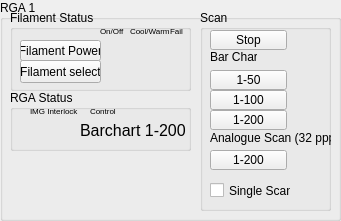
   <widget class="QGroupBox" name="groupBox_5">
    <property name="geometry">
     <rect>
      <x>10</x>
      <y>80</y>
      <width>341</width>
      <height>221</height>
     </rect>
    </property>
    <property name="title">
     <string>RGA 1</string>
    </property>
    <widget class="QGroupBox" name="groupBox">
     <property name="geometry">
      <rect>
       <x>10</x>
       <y>10</y>
       <width>181</width>
       <height>81</height>
      </rect>
     </property>
     <property name="title">
      <string>Filament Status</string>
     </property>
     <widget class="QEBitStatus" name="qebitstatus_4">
      <property name="geometry">
       <rect>
        <x>150</x>
        <y>30</y>
        <width>31</width>
        <height>21</height>
       </rect>
      </property>
      <property name="numberOfBits">
       <number>1</number>
      </property>
      <property name="shift">
       <number>3</number>
      </property>
      <property name="shape">
       <enum>QBitStatus::Circle</enum>
      </property>
      <property name="invalidColour">
       <color>
        <red>255</red>
        <green>0</green>
        <blue>0</blue>
       </color>
      </property>
      <property name="onColour">
       <color>
        <red>255</red>
        <green>0</green>
        <blue>4</blue>
       </color>
      </property>
      <property name="offColour">
       <color>
        <red>255</red>
        <green>255</green>
        <blue>255</blue>
       </color>
      </property>
      <property name="variable" stdset="0">
       <string>chas:FILSTA</string>
      </property>
     </widget>
     <widget class="QLabel" name="label_4">
      <property name="geometry">
       <rect>
        <x>160</x>
        <y>10</y>
        <width>16</width>
        <height>21</height>
       </rect>
      </property>
      <property name="font">
       <font>
        <pointsize>6</pointsize>
       </font>
      </property>
      <property name="text">
       <string>Fail</string>
      </property>
     </widget>
     <widget class="QLabel" name="label">
      <property name="geometry">
       <rect>
        <x>90</x>
        <y>10</y>
        <width>31</width>
        <height>21</height>
       </rect>
      </property>
      <property name="font">
       <font>
        <pointsize>6</pointsize>
       </font>
      </property>
      <property name="text">
       <string>On/Off</string>
      </property>
     </widget>
     <widget class="QEBitStatus" name="qebitstatus">
      <property name="geometry">
       <rect>
        <x>90</x>
        <y>30</y>
        <width>31</width>
        <height>21</height>
       </rect>
      </property>
      <property name="numberOfBits">
       <number>1</number>
      </property>
      <property name="shape">
       <enum>QBitStatus::Circle</enum>
      </property>
      <property name="invalidColour">
       <color>
        <red>255</red>
        <green>0</green>
        <blue>0</blue>
       </color>
      </property>
      <property name="offColour">
       <color>
        <red>255</red>
        <green>255</green>
        <blue>255</blue>
       </color>
      </property>
      <property name="variable" stdset="0">
       <string>chas:FILSTA</string>
      </property>
     </widget>
     <widget class="QLabel" name="label_2">
      <property name="geometry">
       <rect>
        <x>120</x>
        <y>10</y>
        <width>41</width>
        <height>21</height>
       </rect>
      </property>
      <property name="font">
       <font>
        <pointsize>6</pointsize>
       </font>
      </property>
      <property name="text">
       <string>Cool/Warm</string>
      </property>
     </widget>
     <widget class="QEBitStatus" name="qebitstatus_2">
      <property name="geometry">
       <rect>
        <x>120</x>
        <y>30</y>
        <width>31</width>
        <height>21</height>
       </rect>
      </property>
      <property name="numberOfBits">
       <number>1</number>
      </property>
      <property name="shift">
       <number>1</number>
      </property>
      <property name="shape">
       <enum>QBitStatus::Circle</enum>
      </property>
      <property name="invalidColour">
       <color>
        <red>255</red>
        <green>0</green>
        <blue>0</blue>
       </color>
      </property>
      <property name="onColour">
       <color>
        <red>255</red>
        <green>255</green>
        <blue>0</blue>
       </color>
      </property>
      <property name="offColour">
       <color>
        <red>255</red>
        <green>255</green>
        <blue>255</blue>
       </color>
      </property>
      <property name="variable" stdset="0">
       <string>chas:FILSTA</string>
      </property>
     </widget>
     <widget class="QELabel" name="qelabel">
      <property name="geometry">
       <rect>
        <x>100</x>
        <y>60</y>
        <width>61</width>
        <height>16</height>
       </rect>
      </property>
      <property name="font">
       <font>
        <weight>50</weight>
        <bold>false</bold>
       </font>
      </property>
      <property name="variable" stdset="0">
       <string>chas:FIL</string>
      </property>
     </widget>
     <widget class="QEPushButton" name="qepushbutton_2">
      <property name="geometry">
       <rect>
        <x>10</x>
        <y>50</y>
        <width>81</width>
        <height>23</height>
       </rect>
      </property>
      <property name="text">
       <string>Filament select</string>
      </property>
      <property name="checkable">
       <bool>true</bool>
      </property>
      <property name="variable" stdset="0">
       <string>chas:SETFIL</string>
      </property>
      <property name="altReadbackVariable" stdset="0">
       <string>chas:FIL</string>
      </property>
      <property name="pressText">
       <string>1</string>
      </property>
     </widget>
     <widget class="QEPushButton" name="qepushbutton">
      <property name="geometry">
       <rect>
        <x>10</x>
        <y>30</y>
        <width>81</width>
        <height>21</height>
       </rect>
      </property>
      <property name="text">
       <string>Filament Power</string>
      </property>
      <property name="checkable">
       <bool>true</bool>
      </property>
      <property name="variable" stdset="0">
       <string>chas:FILCON</string>
      </property>
      <property name="altReadbackVariable" stdset="0">
       <string>chas:FILSTA</string>
      </property>
      <property name="pressText">
       <string>1</string>
      </property>
     </widget>
    </widget>
    <widget class="QGroupBox" name="groupBox_6">
     <property name="geometry">
      <rect>
       <x>10</x>
       <y>90</y>
       <width>181</width>
       <height>61</height>
      </rect>
     </property>
     <property name="title">
      <string>RGA Status</string>
     </property>
     <widget class="QEBitStatus" name="qebitstatus_19">
      <property name="geometry">
       <rect>
        <x>20</x>
        <y>30</y>
        <width>31</width>
        <height>21</height>
       </rect>
      </property>
      <property name="numberOfBits">
       <number>1</number>
      </property>
      <property name="shape">
       <enum>QBitStatus::Circle</enum>
      </property>
      <property name="invalidColour">
       <color>
        <red>255</red>
        <green>0</green>
        <blue>0</blue>
       </color>
      </property>
      <property name="onColour">
       <color>
        <red>255</red>
        <green>0</green>
        <blue>0</blue>
       </color>
      </property>
      <property name="offColour">
       <color>
        <red>0</red>
        <green>255</green>
        <blue>0</blue>
       </color>
      </property>
      <property name="variable" stdset="0">
       <string>chas:ILK</string>
      </property>
     </widget>
     <widget class="QLabel" name="label_5">
      <property name="geometry">
       <rect>
        <x>20</x>
        <y>10</y>
        <width>51</width>
        <height>21</height>
       </rect>
      </property>
      <property name="font">
       <font>
        <pointsize>6</pointsize>
       </font>
      </property>
      <property name="text">
       <string>IMG Interlock</string>
      </property>
     </widget>
     <widget class="QLabel" name="label_25">
      <property name="geometry">
       <rect>
        <x>80</x>
        <y>10</y>
        <width>31</width>
        <height>21</height>
       </rect>
      </property>
      <property name="font">
       <font>
        <pointsize>6</pointsize>
       </font>
      </property>
      <property name="text">
       <string>Control</string>
      </property>
     </widget>
     <widget class="QELabel" name="qelabel_51">
      <property name="geometry">
       <rect>
        <x>70</x>
        <y>30</y>
        <width>111</width>
        <height>21</height>
       </rect>
      </property>
      <property name="font">
       <font>
        <pointsize>12</pointsize>
        <weight>50</weight>
        <bold>false</bold>
       </font>
      </property>
      <property name="variable" stdset="0">
       <string>chas:HEADSTA</string>
      </property>
      <property name="notation" stdset="0">
       <enum>QELabel::Scientific</enum>
      </property>
      <property name="text">
       <string>Barchart 1-200</string>
      </property>
     </widget>
    </widget>
    <widget class="QGroupBox" name="groupBox_7">
     <property name="geometry">
      <rect>
       <x>-10</x>
       <y>410</y>
       <width>211</width>
       <height>191</height>
      </rect>
     </property>
     <property name="title">
      <string>RGA 1</string>
     </property>
     <widget class="QGroupBox" name="groupBox_4">
      <property name="geometry">
       <rect>
        <x>10</x>
        <y>20</y>
        <width>181</width>
        <height>101</height>
       </rect>
      </property>
      <property name="title">
       <string>Filament Status</string>
      </property>
      <widget class="QEBitStatus" name="qebitstatus_10">
       <property name="geometry">
        <rect>
         <x>150</x>
         <y>40</y>
         <width>31</width>
         <height>21</height>
        </rect>
       </property>
       <property name="numberOfBits">
        <number>1</number>
       </property>
       <property name="shift">
        <number>3</number>
       </property>
       <property name="shape">
        <enum>QBitStatus::Circle</enum>
       </property>
       <property name="invalidColour">
        <color>
         <red>255</red>
         <green>0</green>
         <blue>0</blue>
        </color>
       </property>
       <property name="onColour">
        <color>
         <red>255</red>
         <green>0</green>
         <blue>4</blue>
        </color>
       </property>
       <property name="offColour">
        <color>
         <red>255</red>
         <green>255</green>
         <blue>255</blue>
        </color>
       </property>
       <property name="variable" stdset="0">
        <string>chas:FILSTA</string>
       </property>
      </widget>
      <widget class="QLabel" name="label_9">
       <property name="geometry">
        <rect>
         <x>160</x>
         <y>20</y>
         <width>16</width>
         <height>21</height>
        </rect>
       </property>
       <property name="font">
        <font>
         <pointsize>6</pointsize>
        </font>
       </property>
       <property name="text">
        <string>Fail</string>
       </property>
      </widget>
      <widget class="QLabel" name="label_10">
       <property name="geometry">
        <rect>
         <x>90</x>
         <y>20</y>
         <width>31</width>
         <height>21</height>
        </rect>
       </property>
       <property name="font">
        <font>
         <pointsize>6</pointsize>
        </font>
       </property>
       <property name="text">
        <string>On/Off</string>
       </property>
      </widget>
      <widget class="QEBitStatus" name="qebitstatus_11">
       <property name="geometry">
        <rect>
         <x>90</x>
         <y>40</y>
         <width>31</width>
         <height>21</height>
        </rect>
       </property>
       <property name="numberOfBits">
        <number>1</number>
       </property>
       <property name="shape">
        <enum>QBitStatus::Circle</enum>
       </property>
       <property name="invalidColour">
        <color>
         <red>255</red>
         <green>0</green>
         <blue>0</blue>
        </color>
       </property>
       <property name="offColour">
        <color>
         <red>255</red>
         <green>255</green>
         <blue>255</blue>
        </color>
       </property>
       <property name="variable" stdset="0">
        <string>chas:FILSTA</string>
       </property>
      </widget>
      <widget class="QLabel" name="label_11">
       <property name="geometry">
        <rect>
         <x>120</x>
         <y>20</y>
         <width>41</width>
         <height>21</height>
        </rect>
       </property>
       <property name="font">
        <font>
         <pointsize>6</pointsize>
        </font>
       </property>
       <property name="text">
        <string>Cool/Warm</string>
       </property>
      </widget>
      <widget class="QEBitStatus" name="qebitstatus_12">
       <property name="geometry">
        <rect>
         <x>120</x>
         <y>40</y>
         <width>31</width>
         <height>21</height>
        </rect>
       </property>
       <property name="numberOfBits">
        <number>1</number>
       </property>
       <property name="shift">
        <number>1</number>
       </property>
       <property name="shape">
        <enum>QBitStatus::Circle</enum>
       </property>
       <property name="invalidColour">
        <color>
         <red>255</red>
         <green>0</green>
         <blue>0</blue>
        </color>
       </property>
       <property name="onColour">
        <color>
         <red>255</red>
         <green>255</green>
         <blue>0</blue>
        </color>
       </property>
       <property name="offColour">
        <color>
         <red>255</red>
         <green>255</green>
         <blue>255</blue>
        </color>
       </property>
       <property name="variable" stdset="0">
        <string>chas:FILSTA</string>
       </property>
      </widget>
      <widget class="QELabel" name="qelabel_3">
       <property name="geometry">
        <rect>
         <x>100</x>
         <y>70</y>
         <width>61</width>
         <height>16</height>
        </rect>
       </property>
       <property name="font">
        <font>
         <weight>50</weight>
         <bold>false</bold>
        </font>
       </property>
       <property name="variable" stdset="0">
        <string>chas:SETFIL</string>
       </property>
      </widget>
      <widget class="QEPushButton" name="qepushbutton_8">
       <property name="geometry">
        <rect>
         <x>10</x>
         <y>70</y>
         <width>81</width>
         <height>23</height>
        </rect>
       </property>
       <property name="text">
        <string>Filament select</string>
       </property>
       <property name="checkable">
        <bool>true</bool>
       </property>
       <property name="variable" stdset="0">
        <string>chas:SETFIL</string>
       </property>
       <property name="altReadbackVariable" stdset="0">
        <string>chas:FIL</string>
       </property>
       <property name="pressText">
        <string>1</string>
       </property>
      </widget>
      <widget class="QEPushButton" name="qepushbutton_9">
       <property name="geometry">
        <rect>
         <x>10</x>
         <y>40</y>
         <width>81</width>
         <height>21</height>
        </rect>
       </property>
       <property name="text">
        <string>Filament Power</string>
       </property>
       <property name="checkable">
        <bool>true</bool>
       </property>
       <property name="variable" stdset="0">
        <string>chas:FILCON</string>
       </property>
       <property name="altReadbackVariable" stdset="0">
        <string>chas:FILSTA</string>
       </property>
       <property name="pressText">
        <string>1</string>
       </property>
      </widget>
     </widget>
     <widget class="QGroupBox" name="groupBox_9">
      <property name="geometry">
       <rect>
        <x>10</x>
        <y>120</y>
        <width>151</width>
        <height>71</height>
       </rect>
      </property>
      <property name="title">
       <string>RGA Status</string>
      </property>
      <widget class="QEBitStatus" name="qebitstatus_21">
       <property name="geometry">
        <rect>
         <x>20</x>
         <y>40</y>
         <width>31</width>
         <height>21</height>
        </rect>
       </property>
       <property name="numberOfBits">
        <number>1</number>
       </property>
       <property name="shape">
        <enum>QBitStatus::Circle</enum>
       </property>
       <property name="invalidColour">
        <color>
         <red>255</red>
         <green>0</green>
         <blue>0</blue>
        </color>
       </property>
       <property name="onColour">
        <color>
         <red>255</red>
         <green>0</green>
         <blue>0</blue>
        </color>
       </property>
       <property name="offColour">
        <color>
         <red>0</red>
         <green>255</green>
         <blue>0</blue>
        </color>
       </property>
       <property name="variable" stdset="0">
        <string>chas:ILK</string>
       </property>
      </widget>
      <widget class="QLabel" name="label_12">
       <property name="geometry">
        <rect>
         <x>20</x>
         <y>20</y>
         <width>51</width>
         <height>21</height>
        </rect>
       </property>
       <property name="font">
        <font>
         <pointsize>6</pointsize>
        </font>
       </property>
       <property name="text">
        <string>IMG Interlock</string>
       </property>
      </widget>
      <widget class="QLabel" name="label_27">
       <property name="geometry">
        <rect>
         <x>80</x>
         <y>20</y>
         <width>31</width>
         <height>21</height>
        </rect>
       </property>
       <property name="font">
        <font>
         <pointsize>6</pointsize>
        </font>
       </property>
       <property name="text">
        <string>Control</string>
       </property>
      </widget>
      <widget class="QELabel" name="qelabel_53">
       <property name="geometry">
        <rect>
         <x>70</x>
         <y>40</y>
         <width>71</width>
         <height>21</height>
        </rect>
       </property>
       <property name="font">
        <font>
         <pointsize>12</pointsize>
         <weight>50</weight>
         <bold>false</bold>
        </font>
       </property>
       <property name="variable" stdset="0">
        <string>chas:MODE</string>
       </property>
       <property name="notation" stdset="0">
        <enum>QELabel::Scientific</enum>
       </property>
       <property name="text">
        <string>Remote</string>
       </property>
      </widget>
     </widget>
    </widget>
    <widget class="QGroupBox" name="groupBox_29">
     <property name="geometry">
      <rect>
       <x>200</x>
       <y>10</y>
       <width>131</width>
       <height>201</height>
      </rect>
     </property>
     <property name="title">
      <string>Scan</string>
     </property>
     <widget class="QECheckBox" name="qecheckbox_3">
      <property name="geometry">
       <rect>
        <x>10</x>
        <y>170</y>
        <width>81</width>
        <height>21</height>
       </rect>
      </property>
      <property name="text">
       <string>Single Scan</string>
      </property>
      <property name="checked">
       <bool>false</bool>
      </property>
      <property name="variable" stdset="0">
       <string>chas:SETSCAN</string>
      </property>
      <property name="writeOnPress">
       <bool>false</bool>
      </property>
      <property name="writeOnClick">
       <bool>true</bool>
      </property>
      <property name="pressText">
       <string>0</string>
      </property>
      <property name="releaseText">
       <string>1</string>
      </property>
      <property name="clickText">
       <string>1</string>
      </property>
      <property name="clickCheckedText">
       <string>0</string>
      </property>
     </widget>
     <widget class="QEPushButton" name="qepushbutton_30">
      <property name="geometry">
       <rect>
        <x>10</x>
        <y>20</y>
        <width>77</width>
        <height>20</height>
       </rect>
      </property>
      <property name="text">
       <string>Stop</string>
      </property>
      <property name="variable" stdset="0">
       <string>chas:CON</string>
      </property>
      <property name="altReadbackVariable" stdset="0">
       <string>chas:HEADSTA</string>
      </property>
      <property name="variableSubstitutions" stdset="0">
       <string>display=$(chas:CON)</string>
      </property>
      <property name="clickText">
       <string>Stop</string>
      </property>
      <property name="clickCheckedText">
       <string/>
      </property>
     </widget>
     <widget class="QEPushButton" name="qepushbutton_31">
      <property name="geometry">
       <rect>
        <x>10</x>
        <y>60</y>
        <width>77</width>
        <height>20</height>
       </rect>
      </property>
      <property name="text">
       <string>1-50</string>
      </property>
      <property name="variable" stdset="0">
       <string>chas:CON</string>
      </property>
      <property name="altReadbackVariable" stdset="0">
       <string>chas:HEADSTA</string>
      </property>
      <property name="variableSubstitutions" stdset="0">
       <string>display=$(chas:CON)</string>
      </property>
      <property name="clickText">
       <string>5</string>
      </property>
      <property name="clickCheckedText">
       <string/>
      </property>
     </widget>
     <widget class="QEPushButton" name="qepushbutton_32">
      <property name="geometry">
       <rect>
        <x>10</x>
        <y>80</y>
        <width>77</width>
        <height>20</height>
       </rect>
      </property>
      <property name="text">
       <string>1-100</string>
      </property>
      <property name="variable" stdset="0">
       <string>chas:CON</string>
      </property>
      <property name="altReadbackVariable" stdset="0">
       <string>chas:HEADSTA</string>
      </property>
      <property name="variableSubstitutions" stdset="0">
       <string>display=$(chas:CON)</string>
      </property>
      <property name="clickText">
       <string>6</string>
      </property>
      <property name="clickCheckedText">
       <string/>
      </property>
     </widget>
     <widget class="QEPushButton" name="qepushbutton_33">
      <property name="geometry">
       <rect>
        <x>10</x>
        <y>100</y>
        <width>77</width>
        <height>20</height>
       </rect>
      </property>
      <property name="text">
       <string>1-200</string>
      </property>
      <property name="variable" stdset="0">
       <string>chas:CON</string>
      </property>
      <property name="altReadbackVariable" stdset="0">
       <string>chas:HEADSTA</string>
      </property>
      <property name="variableSubstitutions" stdset="0">
       <string>display=$(chas:CON)</string>
      </property>
      <property name="clickText">
       <string>7</string>
      </property>
      <property name="clickCheckedText">
       <string/>
      </property>
     </widget>
     <widget class="QESimpleShape" name="qesimpleshape">
      <property name="geometry">
       <rect>
        <x>90</x>
        <y>20</y>
        <width>16</width>
        <height>16</height>
       </rect>
      </property>
      <property name="focusPolicy">
       <enum>Qt::NoFocus</enum>
      </property>
      <property name="contextMenuPolicy">
       <enum>Qt::CustomContextMenu</enum>
      </property>
      <property name="shape">
       <enum>QSimpleShape::circle</enum>
      </property>
      <property name="format" stdset="0">
       <enum>QSimpleShape::FixedText</enum>
      </property>
      <property name="colour0" stdset="0">
       <color>
        <red>255</red>
        <green>255</green>
        <blue>0</blue>
       </color>
      </property>
      <property name="colour1" stdset="0">
       <color>
        <red>255</red>
        <green>0</green>
        <blue>0</blue>
       </color>
      </property>
      <property name="variable" stdset="0">
       <string>chas:HEADSTA</string>
      </property>
      <property name="variableSubstitutions" stdset="0">
       <string/>
      </property>
      <property name="displayAlarmStateOption" stdset="0">
       <enum>QESimpleShape::Never</enum>
      </property>
     </widget>
     <widget class="QESimpleShape" name="qesimpleshape_4">
      <property name="geometry">
       <rect>
        <x>90</x>
        <y>60</y>
        <width>16</width>
        <height>16</height>
       </rect>
      </property>
      <property name="shape">
       <enum>QSimpleShape::circle</enum>
      </property>
      <property name="colour3" stdset="0">
       <color>
        <red>200</red>
        <green>200</green>
        <blue>200</blue>
       </color>
      </property>
      <property name="colour4" stdset="0">
       <color>
        <red>200</red>
        <green>200</green>
        <blue>200</blue>
       </color>
      </property>
      <property name="colour5" stdset="0">
       <color>
        <red>0</red>
        <green>200</green>
        <blue>0</blue>
       </color>
      </property>
      <property name="flash0" stdset="0">
       <bool>false</bool>
      </property>
      <property name="flash1" stdset="0">
       <bool>false</bool>
      </property>
      <property name="variable" stdset="0">
       <string>chas:HEADSTA</string>
      </property>
      <property name="displayAlarmStateOption" stdset="0">
       <enum>QESimpleShape::Never</enum>
      </property>
     </widget>
     <widget class="QESimpleShape" name="qesimpleshape_3">
      <property name="geometry">
       <rect>
        <x>90</x>
        <y>80</y>
        <width>16</width>
        <height>16</height>
       </rect>
      </property>
      <property name="shape">
       <enum>QSimpleShape::circle</enum>
      </property>
      <property name="colour6" stdset="0">
       <color>
        <red>0</red>
        <green>200</green>
        <blue>0</blue>
       </color>
      </property>
      <property name="variable" stdset="0">
       <string>chas:HEADSTA</string>
      </property>
      <property name="displayAlarmStateOption" stdset="0">
       <enum>QESimpleShape::Never</enum>
      </property>
     </widget>
     <widget class="QESimpleShape" name="qesimpleshape_2">
      <property name="geometry">
       <rect>
        <x>90</x>
        <y>100</y>
        <width>16</width>
        <height>16</height>
       </rect>
      </property>
      <property name="shape">
       <enum>QSimpleShape::circle</enum>
      </property>
      <property name="colour7" stdset="0">
       <color>
        <red>0</red>
        <green>200</green>
        <blue>0</blue>
       </color>
      </property>
      <property name="variable" stdset="0">
       <string>chas:HEADSTA</string>
      </property>
      <property name="displayAlarmStateOption" stdset="0">
       <enum>QESimpleShape::Never</enum>
      </property>
     </widget>
     <widget class="QESimpleShape" name="qesimpleshape_5">
      <property name="geometry">
       <rect>
        <x>90</x>
        <y>170</y>
        <width>16</width>
        <height>16</height>
       </rect>
      </property>
      <property name="shape">
       <enum>QSimpleShape::circle</enum>
      </property>
      <property name="colour0" stdset="0">
       <color>
        <red>0</red>
        <green>255</green>
        <blue>0</blue>
       </color>
      </property>
      <property name="colour1" stdset="0">
       <color>
        <red>200</red>
        <green>200</green>
        <blue>200</blue>
       </color>
      </property>
      <property name="flash0" stdset="0">
       <bool>false</bool>
      </property>
      <property name="variable" stdset="0">
       <string>chas:SCAN</string>
      </property>
      <property name="displayAlarmStateOption" stdset="0">
       <enum>QESimpleShape::Never</enum>
      </property>
      <property name="edgeAlarmStateOption" stdset="0">
       <enum>QESimpleShape::Always</enum>
      </property>
     </widget>
     <widget class="QEPushButton" name="qepushbutton_34">
      <property name="geometry">
       <rect>
        <x>10</x>
        <y>140</y>
        <width>77</width>
        <height>20</height>
       </rect>
      </property>
      <property name="text">
       <string>1-200</string>
      </property>
      <property name="variable" stdset="0">
       <string>chas:CON</string>
      </property>
      <property name="altReadbackVariable" stdset="0">
       <string>chas:HEADSTA</string>
      </property>
      <property name="variableSubstitutions" stdset="0">
       <string>display=$(chas:CON)</string>
      </property>
      <property name="clickText">
       <string>8</string>
      </property>
      <property name="clickCheckedText">
       <string/>
      </property>
     </widget>
     <widget class="QESimpleShape" name="qesimpleshape_6">
      <property name="geometry">
       <rect>
        <x>90</x>
        <y>140</y>
        <width>16</width>
        <height>16</height>
       </rect>
      </property>
      <property name="shape">
       <enum>QSimpleShape::circle</enum>
      </property>
      <property name="colour7" stdset="0">
       <color>
        <red>200</red>
        <green>200</green>
        <blue>200</blue>
       </color>
      </property>
      <property name="colour8" stdset="0">
       <color>
        <red>0</red>
        <green>200</green>
        <blue>0</blue>
       </color>
      </property>
      <property name="variable" stdset="0">
       <string>chas:HEADSTA</string>
      </property>
      <property name="displayAlarmStateOption" stdset="0">
       <enum>QESimpleShape::Never</enum>
      </property>
     </widget>
     <widget class="QLabel" name="label_3">
      <property name="geometry">
       <rect>
        <x>10</x>
        <y>40</y>
        <width>47</width>
        <height>13</height>
       </rect>
      </property>
      <property name="text">
       <string>Bar Chart</string>
      </property>
     </widget>
     <widget class="QLabel" name="label_6">
      <property name="geometry">
       <rect>
        <x>10</x>
        <y>120</y>
        <width>121</width>
        <height>16</height>
       </rect>
      </property>
      <property name="text">
       <string>Analogue Scan (32 ppp)</string>
      </property>
     </widget>
    </widget>
   </widget>
